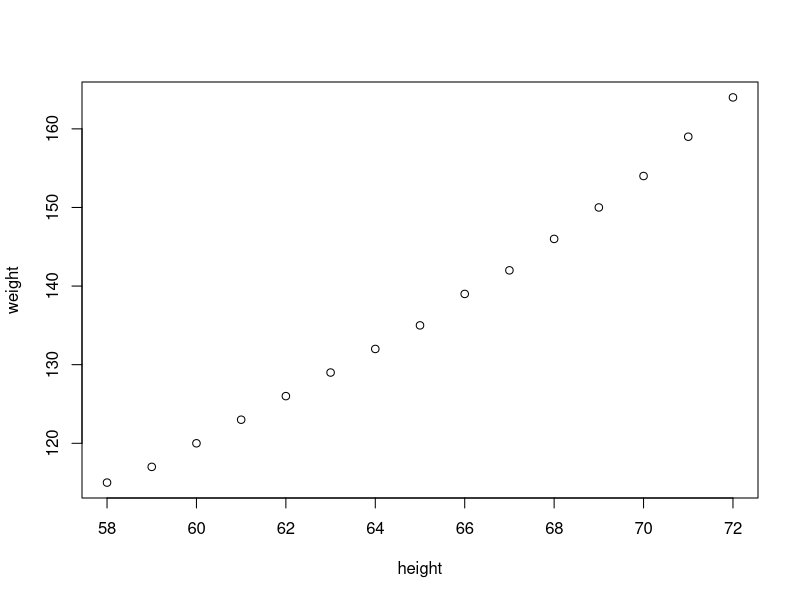
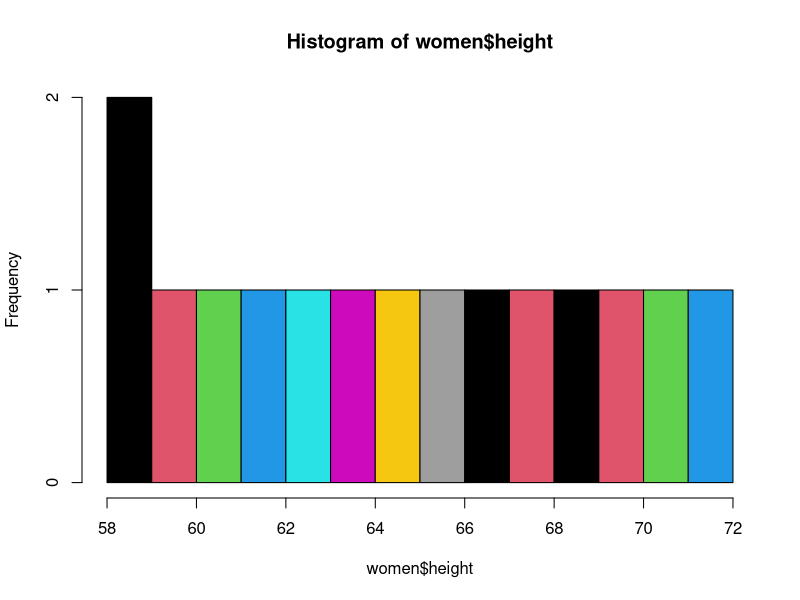

R code for these plots, in order: (Note: this script raises an error after producing the figures.)
women
plot(women)
quantile(women$height)
quantile(women$height,seq(0,1,.1))
stem(women$height)
hist(women$height,breaks = 10,col=1:10)
gender
table(gender)
pie(table(gender))
barplot(table(gender))
x=C(10,20,30)
pie(x)
barplot(x)
head(mtcars)
cor(mtcars)
names(mtcars)
pairs(mtcars)
pairs(mtcars[1:4])










breaks=seq(0,150,by=15)
breaks
length(breaks)
x3=runif(120,0,150)
x3
table(x3)
plot(x3)
